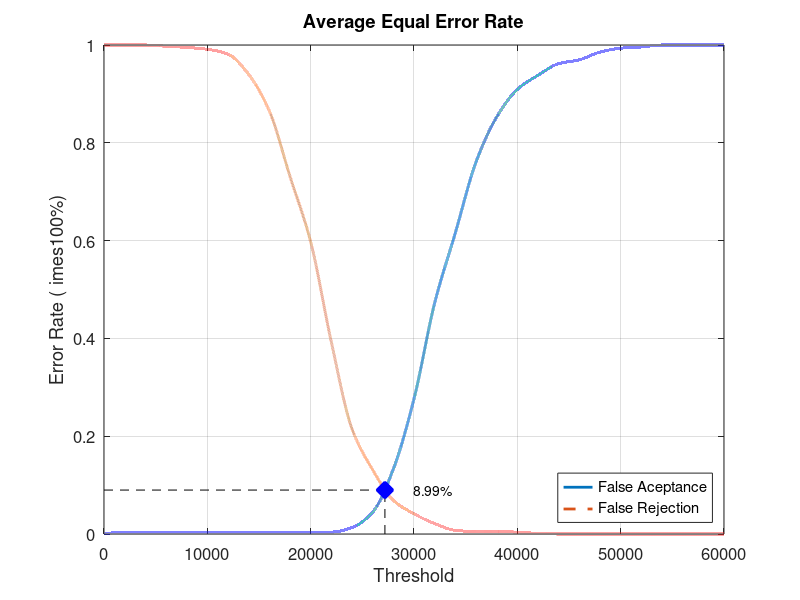
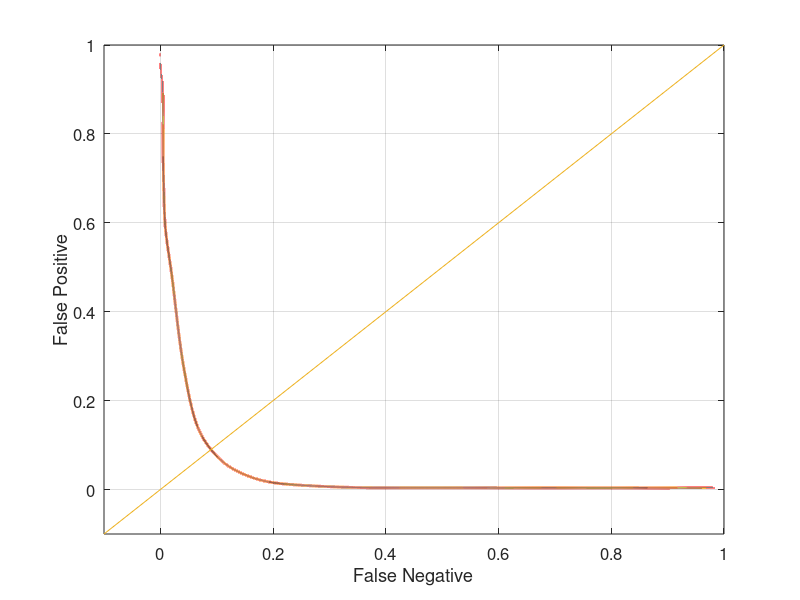

Source code (MATLAB) for these figures, in order:
close all;
clear;
clc;
x = 0:2000:60000;
xq = 0:0.5:60000;

y0 = [0 0.00394737 0.00394737 0.00394737 0.00394737 0.00394737 0.00394737 0.00394737 0.00394737 0.00394737 0.00394737 0.00394737 0.0131579 0.0447368 0.132895 0.276316 0.472368 0.615789 0.760526 0.852632 0.909211 0.938158 0.961842 0.969737 0.985526 0.993421 0.996053 1 1 1 1]
yy0 = interp1(x, y0, xq, 'pchip');
y1 = [1 1 1 0.9975 0.995 0.99125 0.98125 0.94 0.865 0.73125 0.5975 0.3925 0.215 0.13125 0.06875 0.04125 0.02125 0.0075 0.005 0.005 0.00375 0.00125 0 0 0 0 0 0 0 0 0]
yy1 = interp1(x, y1, xq, 'pchip');

% Calculating EER: 
y2 = abs(y0 - y1);
find(y2 == min(y2))
yy2 = abs(yy0 - yy1);
xEER = find(yy2 == min(yy2));
xEERIndex = xq(xEER) % X-axis EER
yEER = yy0(xEER) % Y-axis EER

main = figure
plot(xq, yy0,'-','LineWidth', 2);	hold on
plot(xq, yy1,'--','LineWidth', 2);	hold on
plot([xEERIndex xEERIndex], [0 yEER], 'k--');	hold on
plot([0 xEERIndex], [yEER yEER], 'k--');	hold on
plot(xEERIndex, yEER, 'bx', 'LineWidth', 10);	hold on
text(xEERIndex + 10 * xEERIndex / 100, yEER, [num2str(round((10000 * yEER)) / 100) '%'])
legend('False Aceptance', 'False Rejection', 'Location', 'SouthEast')
xlabel('Threshold')
ylabel('Error Rate (	imes100%)')
title('Average Equal Error Rate')
set(gca, 'FontSize', 12)
axis([0 60000 0 1])
grid on

print(main, 'Experiment3AverageMain', '-dpng');
FNRxFPR = figure('Color', [1 1 1]);
plot(yy1, yy0, '-', yy1, yy0, 'LineWidth', 2);
hold on
y = -0.1:0.1:1
plot(y, y); 
set(gca, 'FontSize', 12)
xlabel('False Negative')
ylabel('False Positive')
axis([-0.1 1 -0.1 1])
set(gca, 'FontSize', 12)
grid on

print(FNRxFPR, 'Experiment3AverageFNRxFPR','-dpng');
